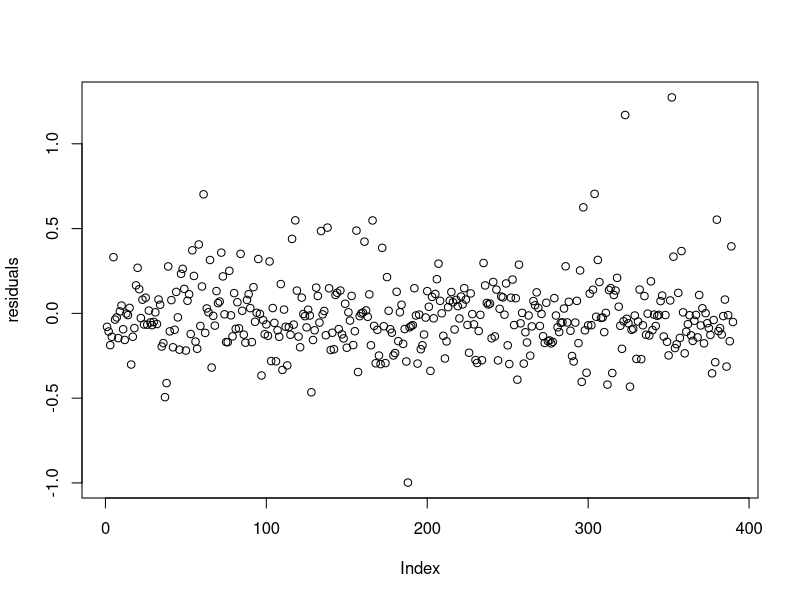
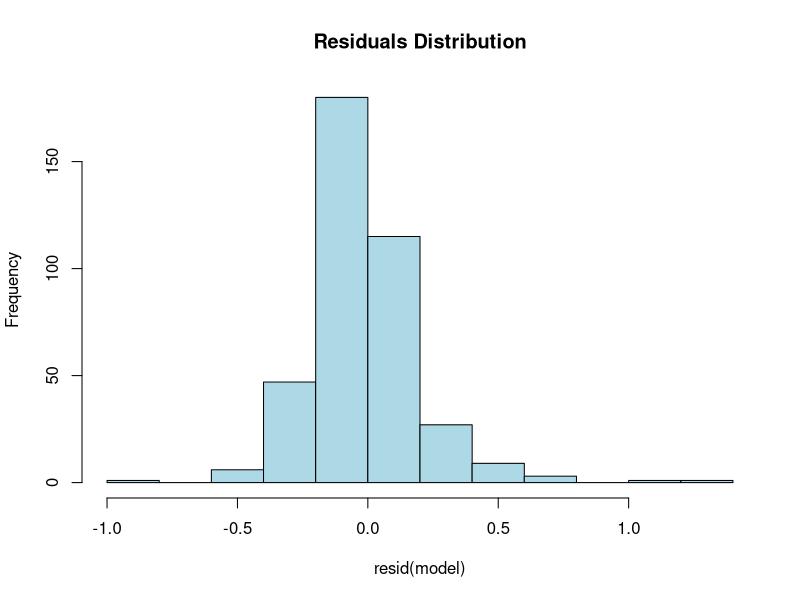
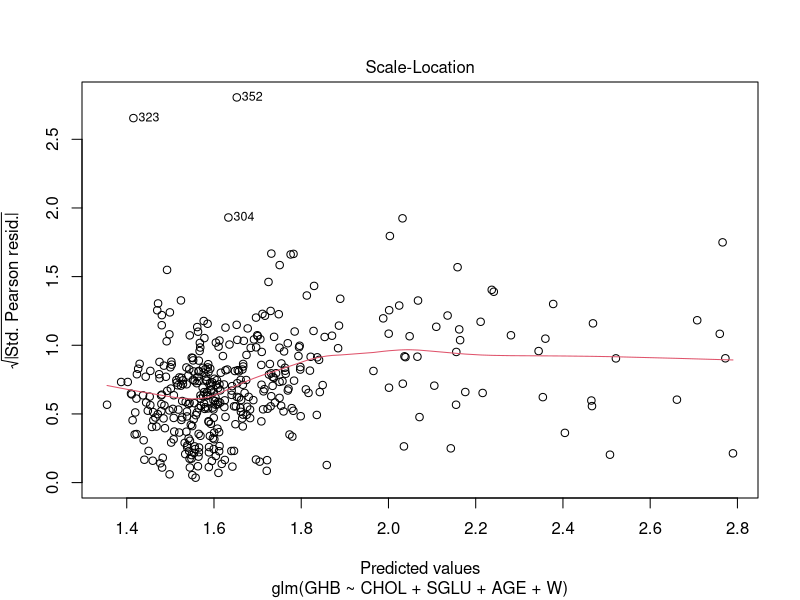
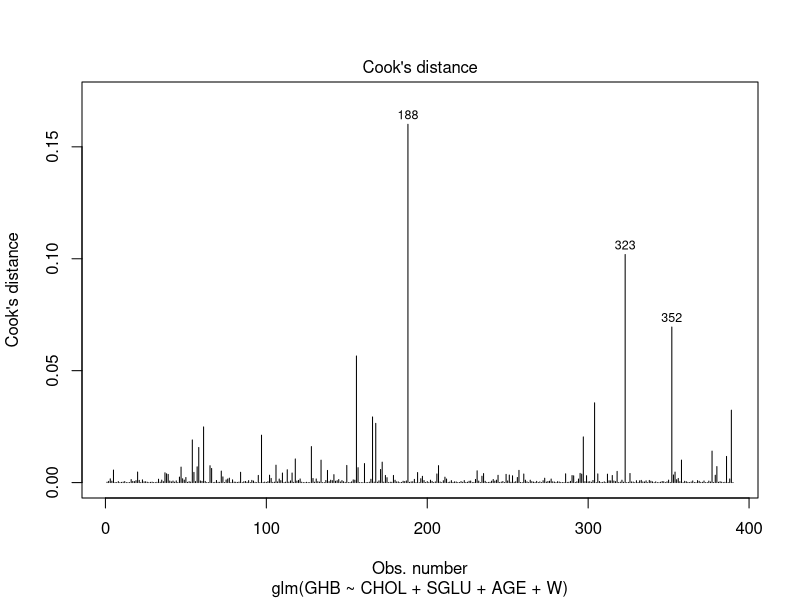
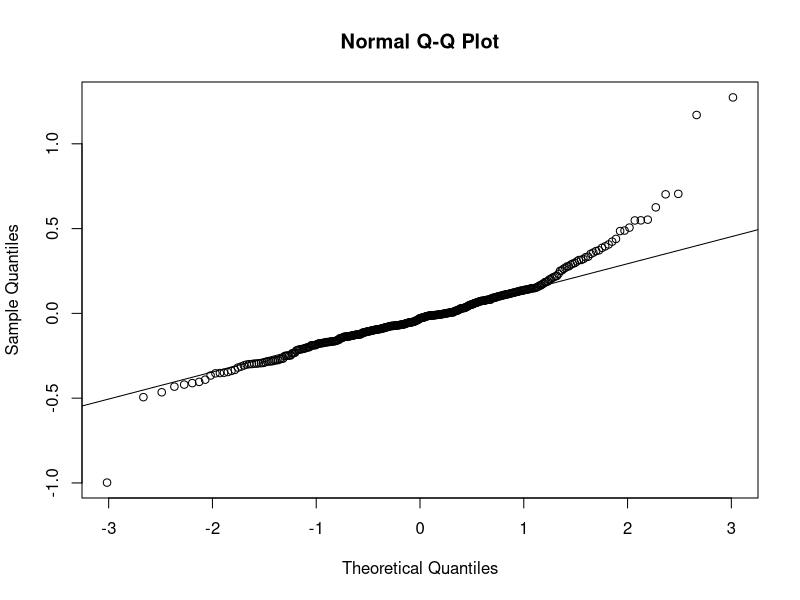
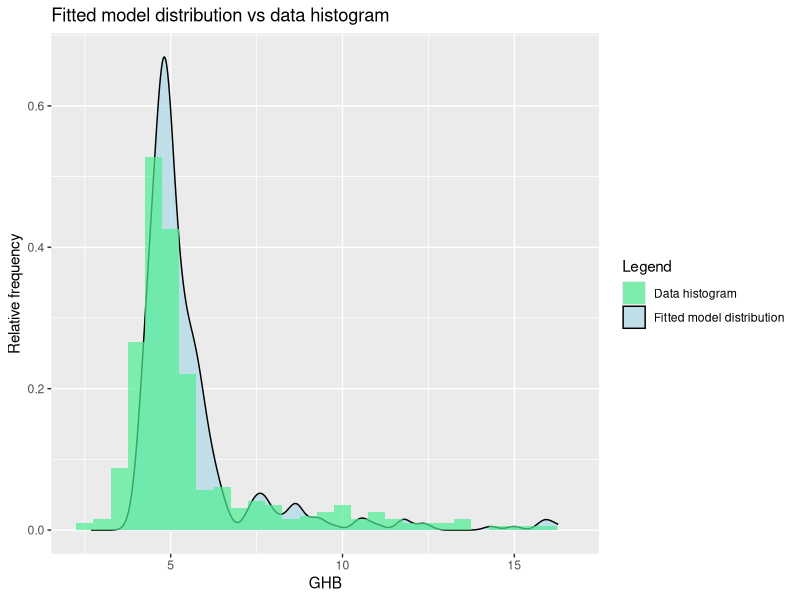
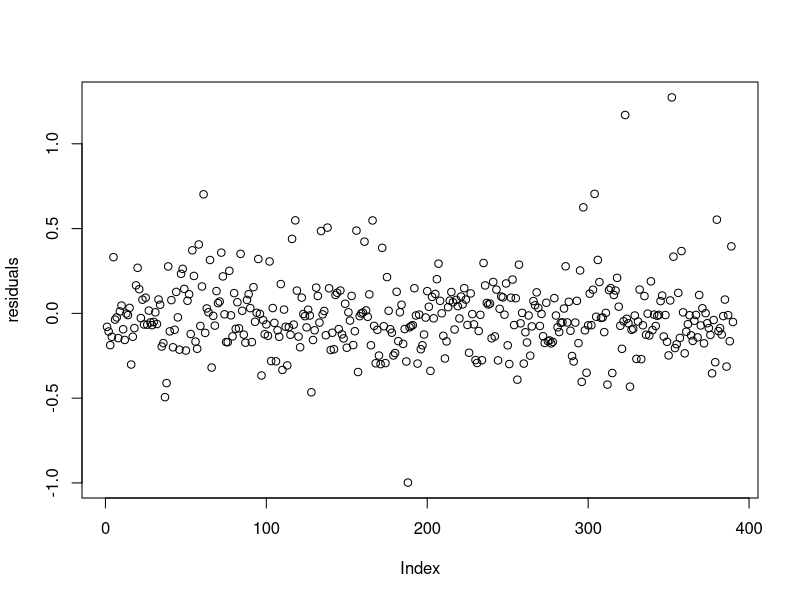
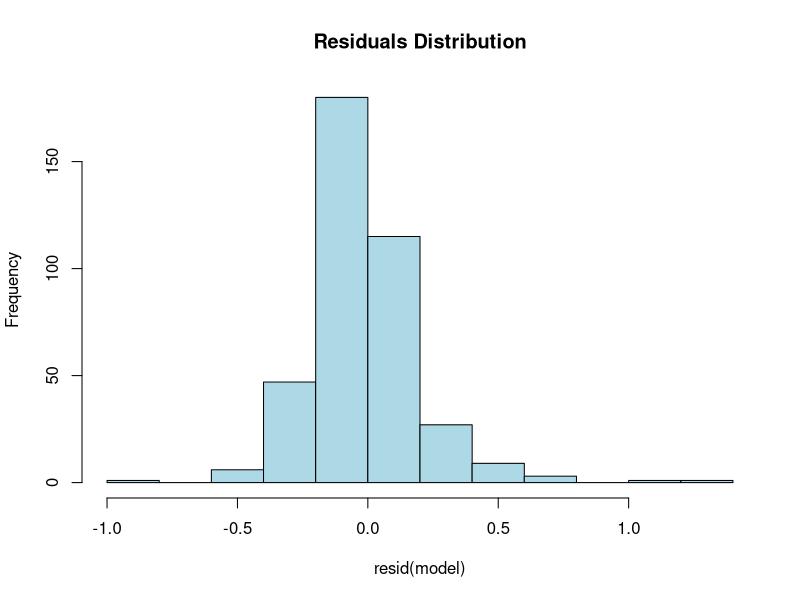

Write the R code that produced these figures, in order.
#################################################################
# GAMMA - GLM
#################################################################
library(dplyr)
library(caret)

set.seed(123)

data <- read.csv("Data/data_encoded.csv", header = TRUE)
data <- data %>% select(-{'X'})

i <- createDataPartition(data$GHB, p = 0.8, list = FALSE)
# to check performance of GLM
train <- data[i, ]
test <- data[-i, ]
link_fun <-"log" # we can also use inverse


#################################################################
# Full data GLM performance
#################################################################
glmFull <- glm(GHB ~ .,data = data, family = Gamma(link = link_fun))
pred <- predict(glmFull, newdata = test, type = "response")

# Decision based on 
mse <- mean((pred - test$GHB)^2)
AIC_value <- AIC(glmFull)
BIC_value <- BIC(glmFull)






#################################################################
# 1. Coefficient Magnitude
#################################################################

coefficients <- coef(glmFull)
coefficients <- coefficients[-1] # exclude the intercept 
top5_magnitude <- names(head(sort(abs(coefficients), decreasing = TRUE), 5))
top5_magnitude <- c(top5_magnitude, "GHB")
train_coef <- train[top5_magnitude]
test_coef <- test[top5_magnitude]

glmCoef <-  glm(GHB ~ .,data = train_coef, family = Gamma(link = link_fun))
predCoef <- predict(glmCoef, newdata = test_coef, type = "response")
mseCoef <- mean((predCoef - test_coef$GHB)^2)
AIC_value_coef <- AIC(glmCoef)
BIC_value_coef <- BIC(glmCoef)






#################################################################
# 2. P-values
#################################################################
p_values <- summary(glmFull)$coefficients[, 4]
p_values <- p_values[-1]
top5_p_values <- names(head(sort(p_values), 5))
top5_p_values <- c(top5_p_values, "GHB")
train_p_values <- train[top5_p_values]
test_p_values <- test[top5_p_values]

glmPvalue <-  glm(GHB ~ .,data = train_p_values, family = Gamma(link = link_fun))
predPvalue <- predict(glmPvalue, newdata = test_p_values, type = "response")
# Results:
msePvalue <- mean((predPvalue - test_p_values$GHB)^2)
AIC_value_Pvalue <- AIC(glmPvalue)
BIC_value_Pvalue <- BIC(glmPvalue)




#################################################################
# 3. Confidence Intervals
#################################################################

conf_intervals <- confint(glmFull)
lower_limits <- conf_intervals[, 1]
upper_limits <- conf_intervals[, 2]
lower_limits <- lower_limits[-1]
upper_limits <- upper_limits[-1]

significant_variables <- names(which(lower_limits * upper_limits > 0))
significant_variables <- c(significant_variables, "GHB")
train_significant <- train[significant_variables]
test_significant <- test[significant_variables]

glmConf <-  glm(GHB ~ .,data = train_significant, family = Gamma(link = link_fun))
predConf <- predict(glmConf, newdata = test_significant, type = "response")
# Results:
mseConf <- mean((predConf - test_significant$GHB)^2)
AIC_value_Conf <- AIC(glmConf)
BIC_value_Conf <- BIC(glmConf)





#################################################################
# 4. Deviance & Chi-squared tests
#################################################################

chi2_test_results <- anova(glmFull, test = "Chi")
deviance_chi_sq <- data.frame(
  Variable = rownames(chi2_test_results),
  Deviance = chi2_test_results[, "Deviance"]
)
top5_deviance <- deviance_chi_sq[-1, ] %>% arrange(Deviance) %>% head(5) 
top5_deviance <- c(top5_deviance$Variable, "GHB")
train_chi2 <- train[top5_deviance]
test_chi2 <- test[top5_deviance]

glm_chi2 <- glm(GHB ~ ., data = train_chi2, family = Gamma(link = link_fun))
pred_chi2 <- predict(glm_chi2, newdata = test_chi2, type = "response")
# Results:
mse_chi2 <- mean((pred_chi2 - test_chi2$GHB)^2)
# 5.574019
AIC_chi2 <- AIC(glm_chi2)
# 1240.586
BIC_chi2 <- BIC(glm_chi2)
# 1266.832


#################################################################
# EDA based
#################################################################

eda_col <- c("CHOL", "SGLU", "AGE", "W", "GHB")
train_eda <- train[eda_col]
test_eda <- test[eda_col]

glm_reduce <- glm(GHB ~ CHOL + SGLU + AGE + W, data = train_eda, family = Gamma(link = link_fun))
pred_eda <- predict(glm_reduce, newdata = test_eda, type = "response")
# Results:
mse_eda <- mean((pred_eda - test_eda$GHB)^2)
# 2.299131
AIC_eda <- AIC(glm_reduce)
# 968.1561
BIC_eda <- BIC(glm_reduce)
# 990.6524



#############################################################################################
#############################################################################################

# Create a data frame to store the results
results_df <- data.frame(
  Importance_Method = c("Full Model", "Coefficient Magnitude", "P-values", "Confidence Intervals", "Deviance/Chi-squared", "EDA"),
  MSE = numeric(6),
  AIC = numeric(6),
  BIC = numeric(6)
)

# Full Model results
results_df[1, "MSE"] <- mse
results_df[1, "AIC"] <- AIC_value
results_df[1, "BIC"] <- BIC_value

# Coefficient Magnitude results
results_df[2, "MSE"] <- mseCoef
results_df[2, "AIC"] <- AIC_value_coef
results_df[2, "BIC"] <- BIC_value_coef

# P-values results
results_df[3, "MSE"] <- msePvalue
results_df[3, "AIC"] <- AIC_value_Pvalue
results_df[3, "BIC"] <- BIC_value_Pvalue

# Confidence Intervals results
results_df[4, "MSE"] <- mseConf
results_df[4, "AIC"] <- AIC_value_Conf
results_df[4, "BIC"] <- BIC_value_Conf

# Deviance/Chi-squared results
results_df[5, "MSE"] <- mse_chi2
results_df[5, "AIC"] <- AIC_chi2
results_df[5, "BIC"] <- BIC_chi2

# EDA
results_df[6, "MSE"] <- mse_eda
results_df[6, "AIC"] <- AIC_eda
results_df[6, "BIC"] <- BIC_eda

# Print the results data frame
print(results_df)



# Define which model you want to use in next steps
data_new <- data[eda_col]
model <- glm(GHB ~ CHOL + SGLU + AGE + W, data = data_new, family = Gamma(link = link_fun))



#################################################################
# Testing 
#################################################################


#################################
# Distribution check
#################################

gamma_values <- model$fitted.values
df_gamma <- data.frame(x = gamma_values)

# Create a data frame for data$GHB
df_data <- data.frame(x = data_new$GHB)

# Plot histogram with data_new$GHB overlay
gghistplot <- ggplot() +
  geom_density(data = df_gamma, aes(x = x, y = stat(density), fill = "Fitted model distribution"), alpha = 0.7) +
  geom_histogram(data = df_data, aes(x = x, y = stat(density), fill = "Data histogram"), alpha = 0.7, binwidth = 0.5) +
  labs(title = "Fitted model distribution vs data histogram", x = "GHB", y = "Relative frequency") +
  scale_fill_manual(values = c("Fitted model distribution" = "lightblue", "Data histogram" = "seagreen2"), guide = guide_legend(title = "Legend"))
ggsave("GLM_figures/gghistplot.png", plot = gghistplot)


#################################
# Residuals Distribution 
#################################

residuals <- residuals(model)
plot(residuals)
# looks okay, only a few outliers
pdf("GLM_figures/residuals.pdf")
plot(residuals)
dev.off()

hist(resid(model), main = "Residuals Distribution", col = "lightblue", border = "black")
# Look for a symmetric and approximately normal distribution
pdf("GLM_figures/Residuals_Distribution.pdf")
hist(resid(model), main = "Residuals Distribution", col = "lightblue", border = "black")
dev.off()



#################################
#  Influence Plots
#################################

plot(model, which = 3)  
# Spread-Location Plot: Look for a horizontal line
pdf("GLM_figures/Spread_Location.pdf")
plot(model, which = 3)  
dev.off()

plot(model, which = 4)
# Cook's Distance: A rule of thumb is that values greater than 4/length(residuals) might be influentia
pdf("GLM_figures/Cooks_Distance.pdf")
plot(model, which = 4)
dev.off()

#################################
#  Quantile-Quantile (Q-Q) Plot
#################################

qqnorm(resid(model))
qqline(resid(model))
# Points along a straight line indicate normality
pdf("GLM_figures/QQ.pdf")
qqnorm(resid(model))
qqline(resid(model))
dev.off()


#################################################################
# Outliers
#################################################################

residuals <- residuals(model, type = "pearson") / sqrt(model$deviance / model$df.residual)
abs_residuals <- abs(residuals)

# Set a threshold for identifying outliers (e.g., 2 or 3 standard deviations)
threshold <- 2
outliers <- which(abs_residuals > threshold)

rows_to_remove <- outliers
data_new <- data_new[-rows_to_remove, ]



#################################################################
#################################################################

write.csv(data_new, "Data/data_reduce.csv", row.names = FALSE)

#################################################################
#################################################################